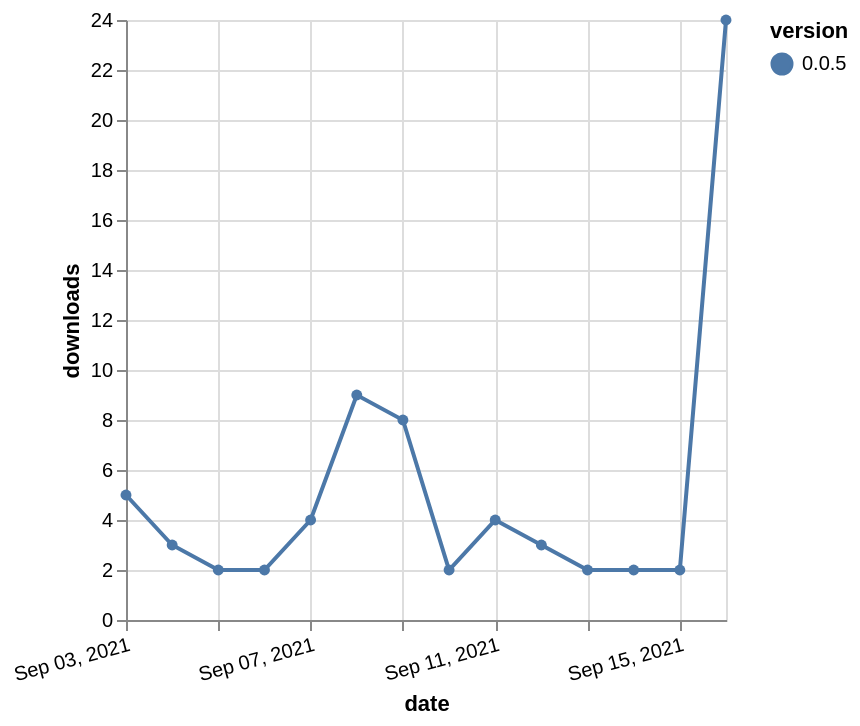

Source (Vega-Lite JSON):
### Vega-Lite specification from a JSON file in a GitHub repository (floating-point values rounded to 4 significant figures)
{"$schema": "https://vega.github.io/schema/vega-lite/v5.json", "description": "A simple bar chart with embedded data.", "data": {"values": [{"date": "2021-09-03", "total": 77148, "delta": 5, "version": "0.0.5"}, {"date": "2021-09-04", "total": 77151, "delta": 3, "version": "0.0.5"}, {"date": "2021-09-05", "total": 77153, "delta": 2, "version": "0.0.5"}, {"date": "2021-09-06", "total": 77155, "delta": 2, "version": "0.0.5"}, {"date": "2021-09-07", "total": 77159, "delta": 4, "version": "0.0.5"}, {"date": "2021-09-08", "total": 77168, "delta": 9, "version": "0.0.5"}, {"date": "2021-09-09", "total": 77176, "delta": 8, "version": "0.0.5"}, {"date": "2021-09-10", "total": 77178, "delta": 2, "version": "0.0.5"}, {"date": "2021-09-11", "total": 77182, "delta": 4, "version": "0.0.5"}, {"date": "2021-09-12", "total": 77185, "delta": 3, "version": "0.0.5"}, {"date": "2021-09-13", "total": 77187, "delta": 2, "version": "0.0.5"}, {"date": "2021-09-14", "total": 77189, "delta": 2, "version": "0.0.5"}, {"date": "2021-09-15", "total": 77191, "delta": 2, "version": "0.0.5"}, {"date": "2021-09-16", "total": 77215, "delta": 24, "version": "0.0.5"}]}, "width": "container", "mark": {"type": "line", "point": {"filled": true}}, "encoding": {"x": {"field": "date", "type": "temporal", "timeUnit": "yearmonthdate", "title": "date", "axis": {"labelAngle": -15}}, "y": {"field": "delta", "type": "quantitative", "title": "downloads"}, "color": {"field": "version", "type": "nominal"}, "tooltip": {"field": "delta"}}}
